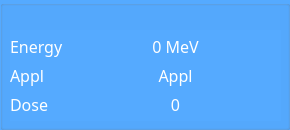
         <widget class="QGroupBox" name="groupBox_5">
          <property name="font">
           <font>
            <family>Lucida Sans</family>
            <pointsize>13</pointsize>
            <weight>75</weight>
            <bold>true</bold>
           </font>
          </property>
          <property name="styleSheet">
           <string notr="true">background-color:rgb(85, 170, 255)</string>
          </property>
          <property name="title">
           <string/>
          </property>
          <widget class="QWidget" name="formLayoutWidget_4">
           <property name="geometry">
            <rect>
             <x>10</x>
             <y>30</y>
             <width>271</width>
             <height>91</height>
            </rect>
           </property>
           <layout class="QFormLayout" name="formLayout_7">
            <property name="formAlignment">
             <set>Qt::AlignLeading|Qt::AlignLeft|Qt::AlignVCenter</set>
            </property>
            <property name="horizontalSpacing">
             <number>6</number>
            </property>
            <item row="0" column="0">
             <widget class="QLabel" name="label_7">
              <property name="font">
               <font>
                <family>Lucida Sans</family>
                <pointsize>12</pointsize>
               </font>
              </property>
              <property name="text">
               <string>&lt;html&gt;&lt;head/&gt;&lt;body&gt;&lt;p&gt;&lt;span style=&quot; color:#ffffff;&quot;&gt;Energy&lt;/span&gt;&lt;/p&gt;&lt;/body&gt;&lt;/html&gt;</string>
              </property>
             </widget>
            </item>
            <item row="0" column="1">
             <widget class="QLabel" name="label_linac_energy">
              <property name="font">
               <font>
                <family>Lucida Sans</family>
                <pointsize>12</pointsize>
               </font>
              </property>
              <property name="text">
               <string>&lt;html&gt;&lt;head/&gt;&lt;body&gt;&lt;p&gt;&lt;span style=&quot; color:#ffffff;&quot;&gt;0 MeV&lt;/span&gt;&lt;/p&gt;&lt;/body&gt;&lt;/html&gt;</string>
              </property>
              <property name="alignment">
               <set>Qt::AlignCenter</set>
              </property>
             </widget>
            </item>
            <item row="1" column="1">
             <widget class="QLabel" name="label_linac_applicator">
              <property name="font">
               <font>
                <family>Lucida Sans</family>
                <pointsize>12</pointsize>
               </font>
              </property>
              <property name="text">
               <string>&lt;html&gt;&lt;head/&gt;&lt;body&gt;&lt;p&gt;&lt;span style=&quot; color:#ffffff;&quot;&gt;Appl&lt;/span&gt;&lt;/p&gt;&lt;/body&gt;&lt;/html&gt;</string>
              </property>
              <property name="alignment">
               <set>Qt::AlignCenter</set>
              </property>
             </widget>
            </item>
            <item row="1" column="0">
             <widget class="QLabel" name="label_8">
              <property name="font">
               <font>
                <family>Lucida Sans</family>
                <pointsize>12</pointsize>
               </font>
              </property>
              <property name="text">
               <string>&lt;html&gt;&lt;head/&gt;&lt;body&gt;&lt;p&gt;&lt;span style=&quot; color:#ffffff;&quot;&gt;Appl&lt;/span&gt;&lt;/p&gt;&lt;/body&gt;&lt;/html&gt;</string>
              </property>
             </widget>
            </item>
            <item row="2" column="1">
             <widget class="QLabel" name="label_linac_dose">
              <property name="font">
               <font>
                <family>Lucida Sans</family>
                <pointsize>12</pointsize>
               </font>
              </property>
              <property name="text">
               <string>&lt;html&gt;&lt;head/&gt;&lt;body&gt;&lt;p&gt;&lt;span style=&quot; color:#ffffff;&quot;&gt;0&lt;/span&gt;&lt;/p&gt;&lt;/body&gt;&lt;/html&gt;</string>
              </property>
              <property name="alignment">
               <set>Qt::AlignCenter</set>
              </property>
             </widget>
            </item>
            <item row="2" column="0">
             <widget class="QLabel" name="label_6">
              <property name="font">
               <font>
                <family>Lucida Sans</family>
                <pointsize>12</pointsize>
               </font>
              </property>
              <property name="text">
               <string>&lt;html&gt;&lt;head/&gt;&lt;body&gt;&lt;p&gt;&lt;span style=&quot; font-size:12pt; color:#ffffff;&quot;&gt;Dose&lt;/span&gt;&lt;/p&gt;&lt;/body&gt;&lt;/html&gt;</string>
              </property>
             </widget>
            </item>
           </layout>
          </widget>
         </widget>
